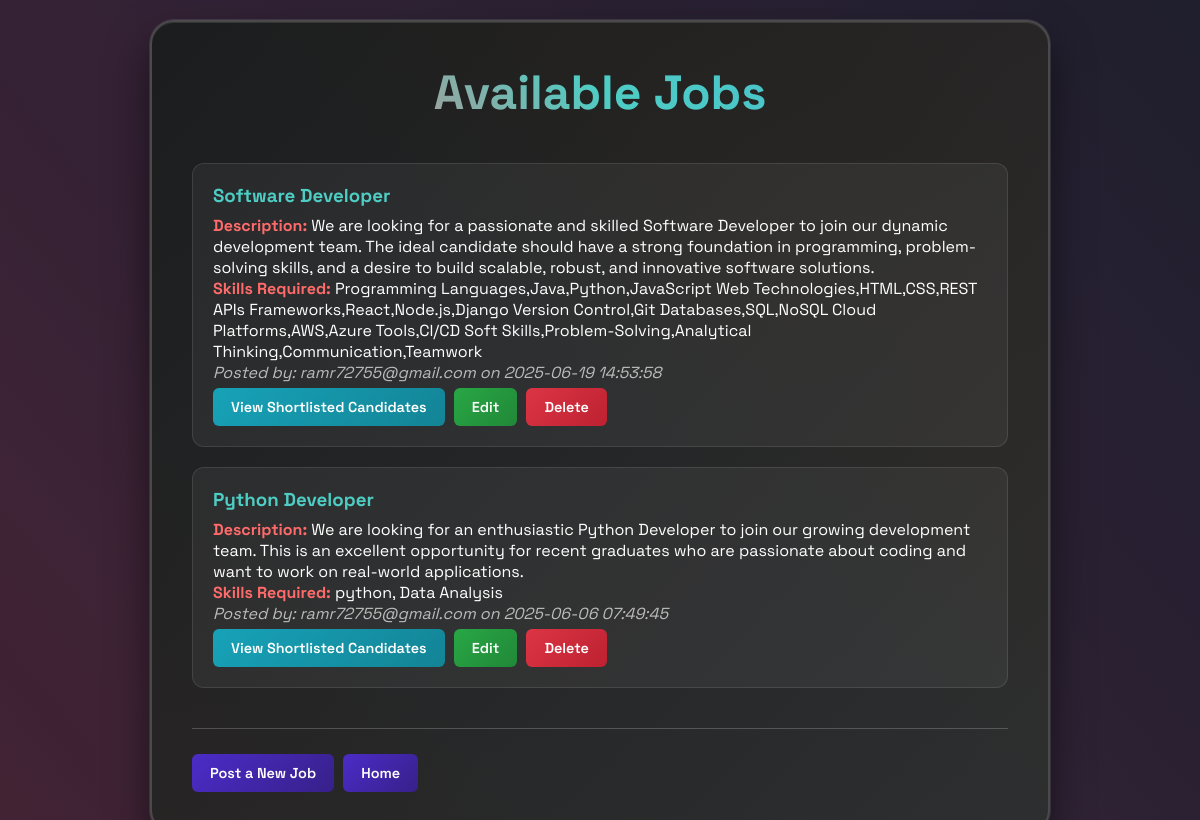
The app's page /jobs, older data.
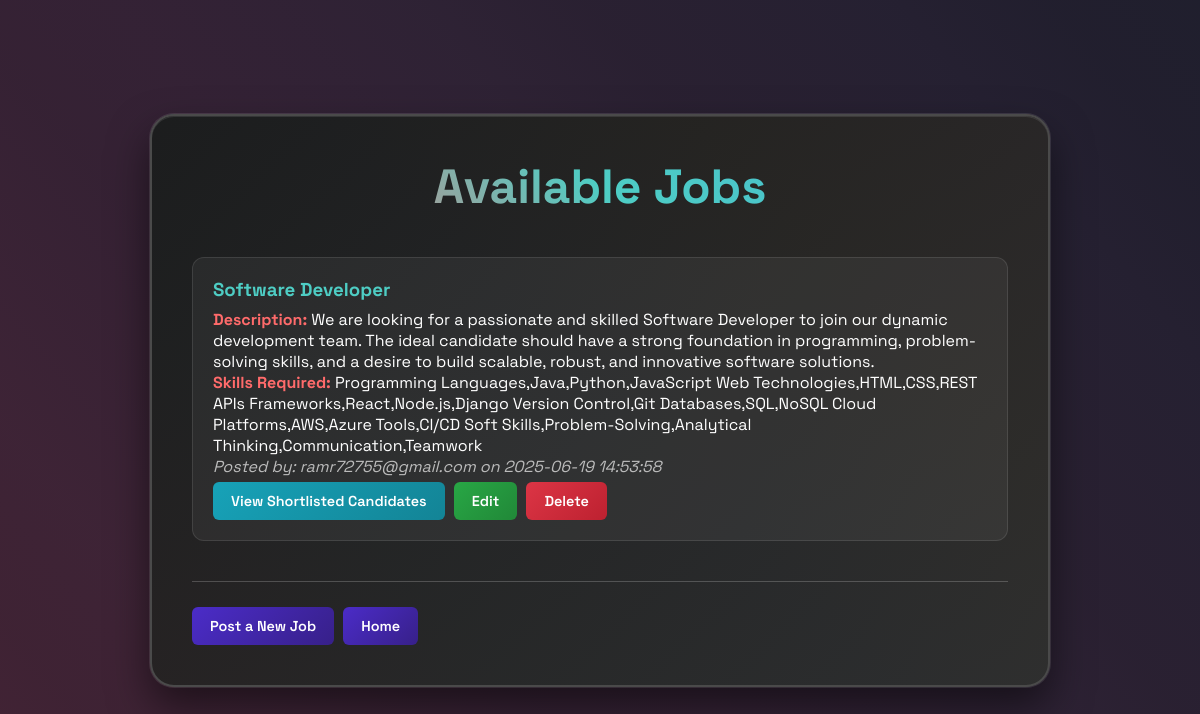
The same page, newer data.
### tables this page shows
CREATE TABLE jobs (
        id INTEGER PRIMARY KEY AUTOINCREMENT,
        title TEXT NOT NULL,
        description TEXT NOT NULL,
        skills TEXT NOT NULL,
        posted_by TEXT NOT NULL,  -- email of the recruiter who posted
        created_at TIMESTAMP DEFAULT CURRENT_TIMESTAMP
    );

### app.py (the view)
@app.route('/jobs')
def list_jobs():
    conn = get_db_connection()
    jobs = conn.execute('SELECT * FROM jobs ORDER BY created_at DESC').fetchall()
    conn.close()
    return render_template('jobs.html', jobs=jobs)

### app.py (called while the page is built)
def get_db_connection():
    conn = sqlite3.connect('database.db')
    conn.row_factory = sqlite3.Row
    return conn

### templates/jobs.html (shortened to what this page needs)
<!DOCTYPE html>
<html lang="en">
<head>
</head>
<body>
    <div class="container">
        <h2>Available Jobs</h2>
        {% if jobs %}
        <ul>
            {% for job in jobs %}
            <li>
                <h3>{{ job['title'] }}</h3>
                <p><strong>Description:</strong> {{ job['description'] }}</p>
                <p><strong>Skills Required:</strong> {{ job['skills'] }}</p>
                <p><em>Posted by: {{ job['posted_by'] }} on {{ job['created_at'] }}</em></p>
                <div>
                    <a class="button view-btn" href="{{ url_for('matched_resumes', job_id=job.id) }}">View Shortlisted Candidates</a>
                    <a class="button edit-btn" href="{{ url_for('edit_job', job_id=job['id']) }}">Edit</a>
                    <a class="button delete-btn" href="{{ url_for('delete_job', job_id=job['id']) }}"
                        onclick="return confirm('Are you sure you want to delete this job?');">Delete</a>
                </div>
            </li>
            {% endfor %}
        </ul>
        {% else %}
        <p>No jobs posted yet.</p>
        {% endif %}
        <hr>
        <a class="button create-btn" href="{{ url_for('post_job') }}">Post a New Job</a>
        <a class="button home-btn" href="{{ url_for('home') }}">Home</a>
    </div>
</body>
</html>

Row changes from the older to the newer data that the page shows:
removed jobs: title "Python Developer", description "We are looking for an enthusiastic Python Developer to join our growing development team. This is an excellent opportunity for recent graduates who are passionate about coding and want to work on real-world applications.", skills "python, Data Analysis", posted_by "ramr72755@gmail.com", created_at "2025-06-06 07:49:45"
